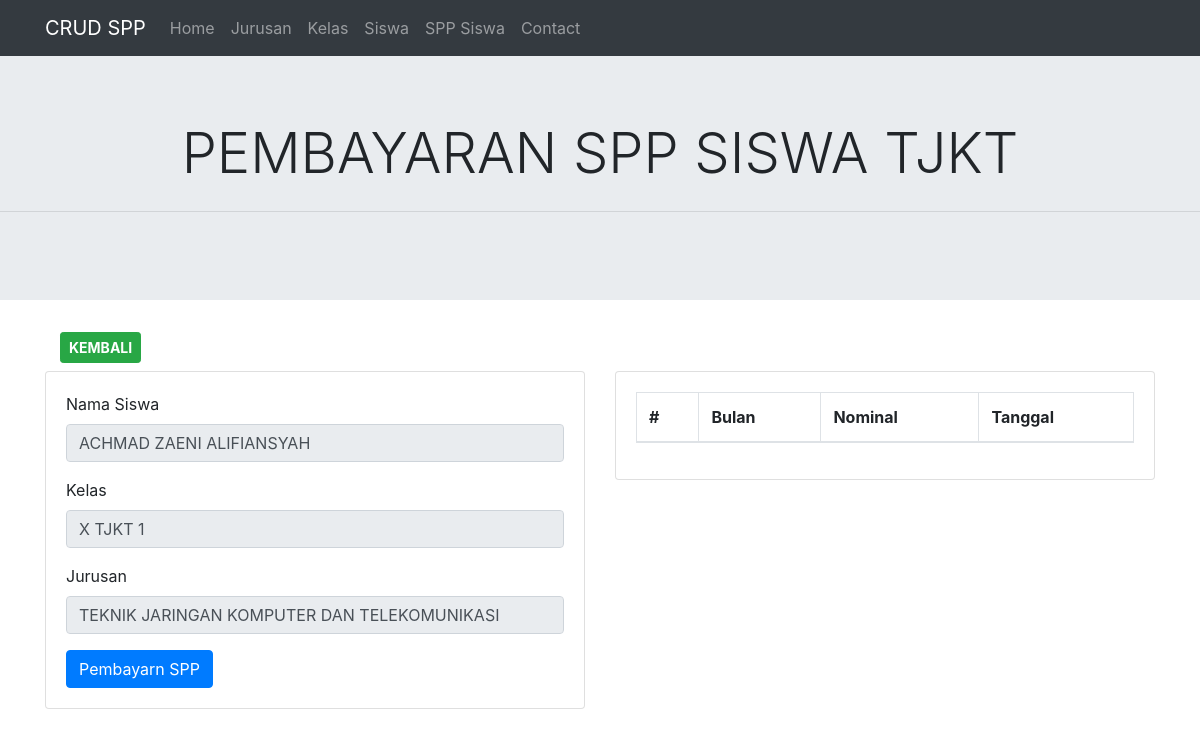
The app's page /Pembayaran_spp/detail_siswa_spp/1105 with its own data.
### tables this page shows
CREATE TABLE `a_siswa` (
  `id` int(11) NOT NULL,
  `nama_siswa` varchar(512) NOT NULL,
  `kelas` varchar(16) NOT NULL,
  `jurusan` varchar(8) NOT NULL,
  `username` varchar(128) NOT NULL,
  `password` varchar(128) NOT NULL,
  `level` varchar(16) NOT NULL,
  `status` varchar(16) NOT NULL
);

CREATE TABLE `a_kelas` (
  `id` int(11) NOT NULL,
  `kode` varchar(8) NOT NULL,
  `kelas` varchar(128) NOT NULL
);

CREATE TABLE `a_jurusan` (
  `id` int(11) NOT NULL,
  `kode` varchar(8) NOT NULL,
  `jurusan` varchar(128) NOT NULL
);

### application/controllers/Pembayaran_spp.php (called while the page is built, shortened)
<?php
class Pembayaran_spp extends CI_Controller
{
    public function detail_siswa_spp($id_siswa)
    {
        $isi['siswa'] = $this->Model_siswa->dataSiswaSPP($id_siswa);
        $isi['tabel'] = $this->Model_siswa->TabeldataSiswaSPP($id_siswa);
        $this->load->view('templates/header');
        $this->load->view('templates/navbar');
        $this->load->view('tampilan_detail_spp_siswa', $isi);
        $this->load->view('templates/footer');
    }
}

### index.php (called while the page is built, shortened)
<?php
require_once BASEPATH.'core/CodeIgniter.php';

### application/models/Model_siswa.php (called while the page is built, shortened)
<?php
class Model_siswa extends CI_Model
{
    public function dataSiswaSPP($id_siswa)
    {
        $sql = "SELECT a_kelas.id,a_siswa.id AS id_siswa,a_siswa.nama_siswa,a_kelas.kelas,a_jurusan.jurusan FROM `a_siswa`
INNER JOIN a_kelas
ON a_siswa.kelas=a_kelas.id
INNER JOIN a_jurusan
ON a_kelas.kode=a_jurusan.kode
WHERE a_siswa.id='$id_siswa';";
        $query = $this->db->query($sql);
        return $query->row_array();
    }
}

### application/views/tampilan_detail_spp_siswa.php (the view, shortened to what this page needs)
<div class="jumbotron jumbotron-fluid text-center text-uppercase">
    <h3 class="display-4">PEMBAYARAN SPP SISWA TJKT</h3>
    <hr class="my-4">
</div>
<div class="container">
    <div class="col-md-1">
        <a class="btn btn-success btn-sm text-uppercase font-weight-bold text-white" href="<?= base_url() ?>Pembayaran_spp/detail_siswa/<?= $siswa['id'] ?>"> kembali</a>
    </div>
    <div class="row">
        <div class="col-md mt-2">
            <div class="card">
                <div class="card-body">
                    <form>
                        <div class="form-group">
                            <label>Nama Siswa</label>
                            <input type="text" class="form-control text-uppercase" value="<?= $siswa['nama_siswa'] ?>" disabled>
                        </div>
                        <div class="form-group">
                            <label>Kelas</label>
                            <input type="text" class="form-control" value="<?= $siswa['kelas'] ?>" disabled>
                        </div>
                        <div class="form-group">
                            <label>Jurusan</label>
                            <input type="text" class="form-control" value="<?= $siswa['jurusan'] ?>" disabled>
                        </div>
                        <button type="button" class="btn btn-primary" data-toggle="modal" data-target="#exampleModal">
                            Pembayarn SPP
                        </button>
                    </form>
                </div>
            </div>
        </div>
        <div class="col-md mt-2">
            <div class="card">
                <div class="card-body">
                    <table class="table table-striped table-bordered">
                        <thead>
                            <tr>
                                <th scope="col">#</th>
                                <th scope="col">Bulan</th>
                                <th scope="col">Nominal</th>
                                <th scope="col">Tanggal</th>
                            </tr>
                        </thead>
                    </table>
                </div>
            </div>
        </div>
    </div>
</div>

### records on screen
a_siswa: nama_siswa "ACHMAD ZAENI ALIFIANSYAH", kelas "X TJKT 1", jurusan "TEKNIK JARINGAN KOMPUTER DAN TELEKOMUNIKASI"
